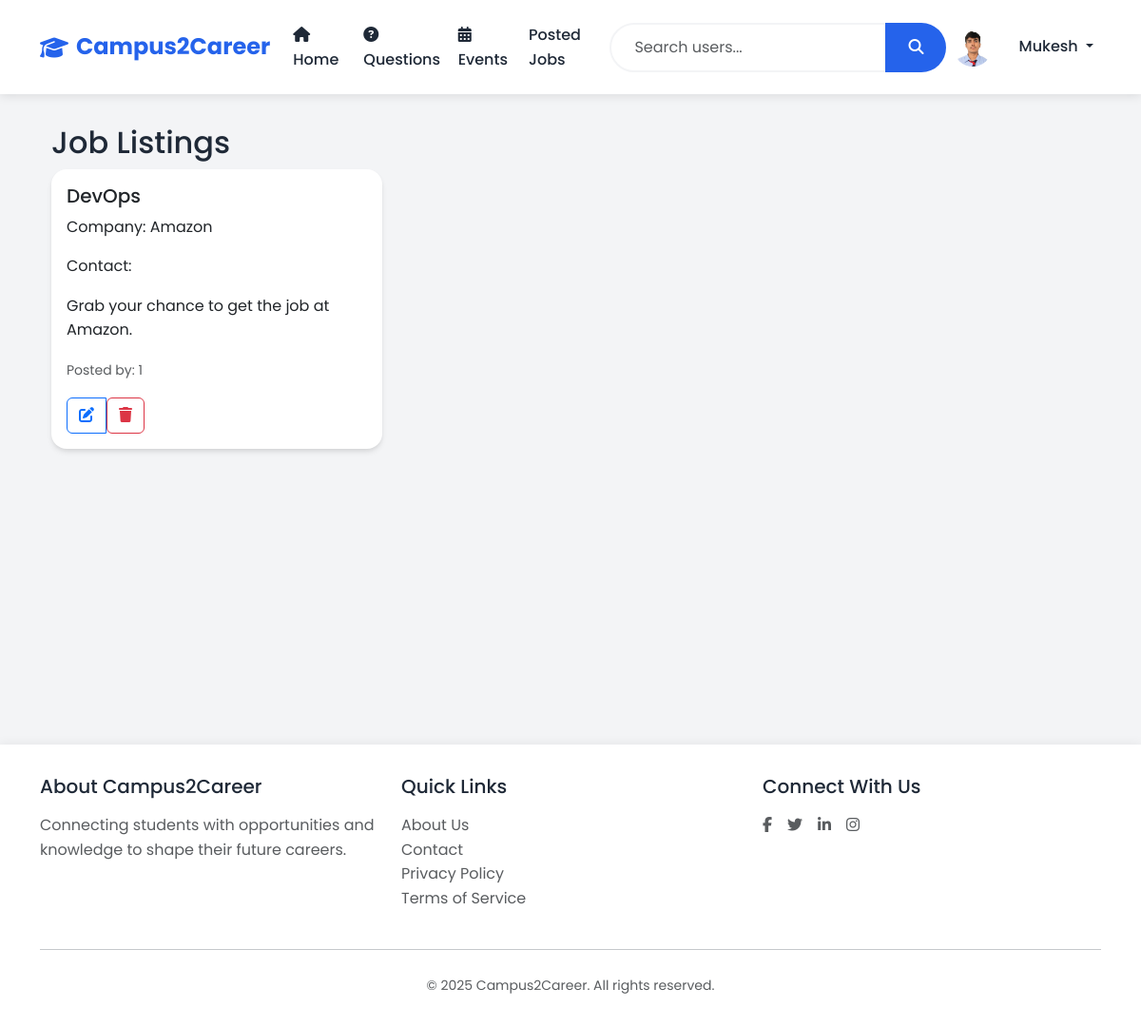
Screenshot of /jobs (signed in) with the database file from the repository.
### models.py (models this page shows, shortened)
class User(UserMixin, db.Model):
    id = db.Column(db.Integer, primary_key=True)
    username = db.Column(db.String(80), unique=True, nullable=False)
    email = db.Column(db.String(120), unique=True, nullable=False)
    password_hash = db.Column(db.String(128))
    role = db.Column(db.String(20), nullable=False)  # student, alumni, teacher, admin
    contact = db.Column(db.String(15))
    dob = db.Column(db.Date)
    course = db.Column(db.String(50))  # For students
    profile_image = db.Column(db.String(120), default='noimg.jpg')
    created_at = db.Column(db.DateTime, default=datetime.utcnow)
    questions = db.relationship('Question', backref='author', lazy=True, cascade='all, delete-orphan')
    answers = db.relationship('Answer', backref='author', lazy=True, cascade='all, delete-orphan')
    events = db.relationship('Event', backref='creator', lazy=True, cascade='all, delete-orphan')
    jobs = db.relationship('Job', backref='poster', lazy=True, cascade='all, delete-orphan')

class Job(db.Model):
    id = db.Column(db.Integer, primary_key=True)
    title = db.Column(db.String(200), nullable=False)
    company = db.Column(db.String(100), nullable=False)
    description = db.Column(db.Text, nullable=False)
    requirements = db.Column(db.Text)
    created_at = db.Column(db.DateTime, default=datetime.utcnow)
    posted_by = db.Column(db.Integer, db.ForeignKey('user.id'), nullable=False)

### app.py (the view)
@app.route('/jobs')
def job_listings():
    jobs = Job.query.all()  # Fetch all jobs
    return render_template('jobs.html', jobs=jobs)

### app.py (called while the page is built)
@login_manager.user_loader
def load_user(user_id):
    return User.query.get(int(user_id))

### templates/jobs.html (shortened to what this page needs)
{% extends "base.html" %}
{% block content %}
<div class="container">
    <h2>Job Listings</h2>
    <div class="row">
        {% for job in jobs %}
        <div class="col-md-4">
            <div class="card mb-4">
                <div class="card-body">
                    <h5 class="card-title">{{ job.title }}</h5>
                    <p class="card-text">Company: {{ job.company }}</p>
                    <p class="card-text">Contact: {{ job.company_contact }}</p>
                    <p class="card-text">{{ job.description }}</p>
                    <p class="card-text"><small class="text-muted">Posted by: {{ job.posted_by }}</small></p>
                    <div class="btn-group">
                        <button class="btn btn-outline-primary" onclick="editJob('{{ job.id }}')" data-bs-toggle="tooltip" title="Edit Job">
                            <i class="fas fa-edit"></i>
                        </button>
                        <form method="POST" action="{{ url_for('admin_dashboard_action', action='delete_job') }}" style="display: inline;">
                            <button type="submit" class="btn btn-outline-danger" onclick="return confirm('Are you sure you want to delete this job?')" data-bs-toggle="tooltip" title="Delete Job">
                                <i class="fas fa-trash"></i>
                            </button>
                        </form>
                    </div>
                </div>
            </div>
        </div>
        {% endfor %}
    </div>
</div>
{% endblock %}

### templates/base.html (shortened to what this page needs)
<!DOCTYPE html>
<html lang="en">
<head>
    <link href="https://cdn.jsdelivr.net/npm/bootstrap@5.3.2/dist/css/bootstrap.min.css" rel="stylesheet">
    <link rel="stylesheet" href="https://cdnjs.cloudflare.com/ajax/libs/font-awesome/6.5.1/css/all.min.css">
</head>
<body>
    <nav class="navbar navbar-expand-lg">
        <div class="container">
            <a class="navbar-brand" href="{{ url_for('index') }}">
                <i class="fas fa-graduation-cap"></i>
                <span>Campus2Career</span>
            </a>
            <div class="collapse navbar-collapse" id="navbarNav">
                <ul class="navbar-nav me-auto">
                    <li class="nav-item">
                        <a class="nav-link" href="{{ url_for('index') }}">
                            <i class="fas fa-home me-1"></i> Home
                        </a>
                    </li>
                    <li class="nav-item">
                        <a class="nav-link" href="{{ url_for('questions') }}">
                            <i class="fas fa-question-circle me-1"></i> Questions
                        </a>
                    </li>
                    <li class="nav-item">
                        <a class="nav-link" href="{{ url_for('events') }}">
                            <i class="fas fa-calendar-alt me-1"></i> Events
                        </a>
                    </li>
                    <li class="nav-item">
                        <a class="nav-link" href="{{ url_for('job_listings') }}">Posted Jobs</a>
                    </li>
                </ul>
                <form class="d-flex mx-auto" id="searchForm" method="GET" action="{{ url_for('search_users') }}">
                    <div class="input-group">
                        <input type="search" class="form-control search-input" name="q" placeholder="Search users..." aria-label="Search">
                        <button class="btn search-btn" type="submit">
                            <i class="fas fa-search"></i>
                        </button>
                    </div>
                </form>
                <ul class="navbar-nav ms-auto">
                    {% if current_user.is_authenticated %}
                        <li class="nav-item dropdown">
                            <a class="nav-link dropdown-toggle" href="#" id="userDropdown" role="button" data-bs-toggle="dropdown">
                                <img src="{{ url_for('static', filename='images/' + (current_user.role == 'admin' and 'default.png' or current_user.profile_image)) }}" alt="Profile" class="rounded-circle me-4" style="width: 40px; height: 40px; object-fit: cover;">
                                {{ current_user.username }}
                            </a>
                        </li>
                    {% endif %}
                </ul>
            </div>
        </div>
    </nav>
    <div class="main-content">
        <div class="container">
            {% block content %}{% endblock %}
        </div>
    </div>
    <footer class="footer">
        <div class="container">
            <div class="row">
                <div class="col-md-4">
                    <h5 class="mb-3">About Campus2Career</h5>
                    <p class="text-muted">Connecting students with opportunities and knowledge to shape their future careers.</p>
                </div>
                <div class="col-md-4">
                    <h5 class="mb-3">Quick Links</h5>
                    <ul class="list-unstyled">
                        <li><a href="{{ url_for('about') }}" class="text-decoration-none text-muted">About Us</a></li>
                        <li><a href="{{ url_for('contact') }}" class="text-decoration-none text-muted">Contact</a></li>
                        <li><a href="#" class="text-decoration-none text-muted">Privacy Policy</a></li>
                        <li><a href="#" class="text-decoration-none text-muted">Terms of Service</a></li>
                    </ul>
                </div>
                <div class="col-md-4">
                    <h5 class="mb-3">Connect With Us</h5>
                    <div class="d-flex gap-3">
                        <a href="#" class="text-decoration-none text-muted"><i class="fab fa-facebook-f"></i></a>
                        <a href="#" class="text-decoration-none text-muted"><i class="fab fa-twitter"></i></a>
                        <a href="#" class="text-decoration-none text-muted"><i class="fab fa-linkedin-in"></i></a>
                        <a href="#" class="text-decoration-none text-muted"><i class="fab fa-instagram"></i></a>
                    </div>
                </div>
            </div>
            <hr class="my-4">
            <div class="text-center text-muted">
                <small>&copy; 2025 Campus2Career. All rights reserved.</small>
            </div>
        </div>
    </footer>
</body>
</html>

### templates/base.html (style rules this page uses)
:root { --primary-color: #2563eb; --secondary-color: #1e40af; --accent-color: #3b82f6; --text-color: #1f2937; --light-bg: #f3f4f6; --white: #ffffff; }
body { font-family: 'Poppins', sans-serif; background: var(--light-bg); color: var(--text-color); min-height: 100vh; line-height: 1.6; }
.navbar { background: var(--white); box-shadow: 0 2px 10px rgba(0,0,0,0.1); padding: 1rem 0; position: sticky; top: 0; z-index: 1000; }
.navbar-brand { font-size: 1.5rem; font-weight: 700; color: var(--primary-color) !important; display: flex; align-items: center; gap: 0.5rem; }
.nav-link { color: var(--text-color) !important; font-weight: 500; padding: 0.5rem 1rem; border-radius: 0.5rem; transition: all 0.3s ease; }
.card { border: none; border-radius: 1rem; box-shadow: 0 4px 6px -1px rgba(0, 0, 0, 0.1), 0 2px 4px -1px rgba(0, 0, 0, 0.06); transition: all 0.3s ease; background: var(--white); overflow: hidden; }
.footer { background: var(--white); color: var(--text-color); padding: 2rem 0; margin-top: 4rem; box-shadow: 0 -2px 10px rgba(0,0,0,0.05); }
.main-content { padding: 2rem 0; min-height: calc(100vh - 180px); }
.search-input { border-radius: 2rem 0 0 2rem; border: 2px solid var(--light-bg); padding: 0.75rem 1.5rem; transition: all 0.3s ease; }
.search-btn { border-radius: 0 2rem 2rem 0; border: none; background: var(--primary-color); color: var(--white); padding: 0.75rem 1.5rem; transition: all 0.3s ease; }

### rows the page displays
User: role+profile_image (picture), username "Mukesh"
Job: title "DevOps", company "Amazon", description "Grab your chance to get the job at Amazon.", posted_by "1"
